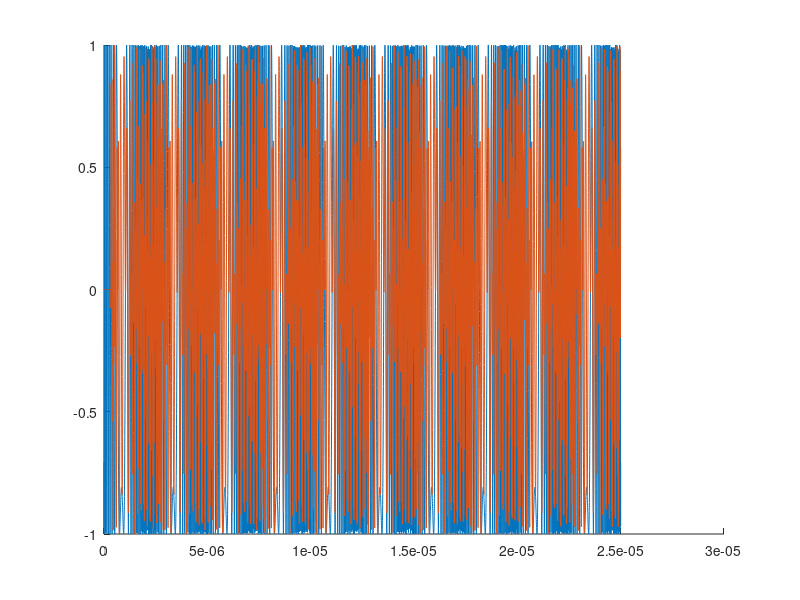

This chart was generated by the following MATLAB code: (Note: this script raises an error after producing the figure.)
clear all; close all; clc;
%%

fc = 80e9;
gamma = 20e12;
Tp  = 2.5e-6;
B = Tp*gamma;
alpha_sampling = 1.07;
fs = B*alpha_sampling;
T = 1;
c  = 3e8;

scene_samples = 2048;

% Two separate time vectors
t_scene = linspace(0,10*Tp,1e4);              % scene duration
chirp_times = mod(t_scene,Tp) - Tp/2;

% K = B/T;

r_tg = 50; %m
%%

s_tx = [cos(2*pi*fc*t_scene + pi.*gamma.*(chirp_times).^2);sin(2*pi*fc*t_scene + pi.*gamma.*(chirp_times).^2)];

figure
hold on
plot(t_scene,s_tx(1,:))

%%
chirp_times_shift = mod(t_scene-(2*r_tg/c),Tp) - Tp/2;
s_rx = [cos(2*pi*fc*t_scene + pi.*gamma.*(chirp_times_shift).^2);sin(2*pi*fc*t_scene + pi.*gamma.*(chirp_times_shift).^2)].*(t_scene>=(2*r_tg/c));
plot(t_scene, s_rx(1,:).*s_tx(1,:))
%%

s_rx = exp(2j.*pi.*gamma.*t)

plot(angle(s_tx) + angle(s_rx))
